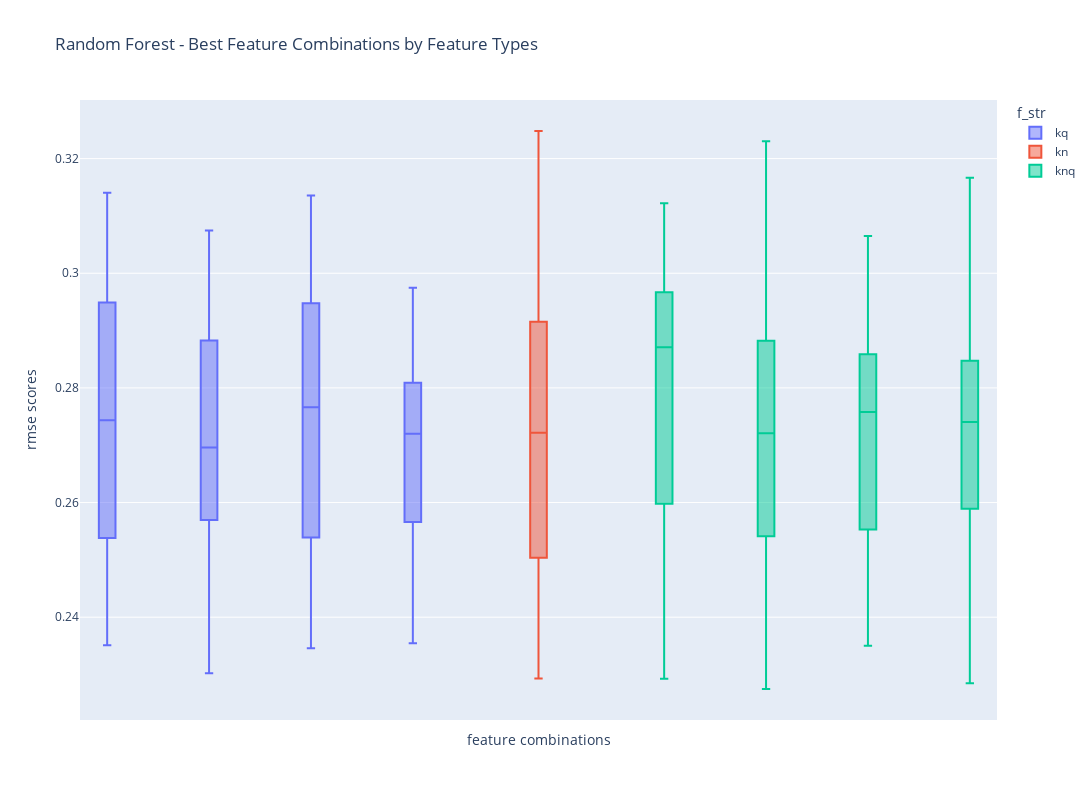

Write notebook code for a chart like this one.
### Code cell
fig = px.box(df_metrics[(df_metrics['features'].isin(x)) & (df_metrics['model'] == 'rf')], x='features',
             y='rmse_scores', title='RMSE Boxplot of Best Feature Combinations', color='f_str')
fig.update_layout(height=800, width=1100,
                  title_text="Random Forest - Best Feature Combinations by Feature Types",
                  xaxis_title="feature combinations", yaxis_title="rmse scores")
fig.update_xaxes(showticklabels=False)
fig.show()

### Figure 1 — Plotly figure (JSON) as saved in the notebook; plotly's stock layout.template omitted (floating-point values rounded to 4 significant figures)
{"data": [{"alignmentgroup": "True", "hovertemplate": "f_str=kq<br>features=%{x}<br>rmse_scores=%{y}<extra></extra>", "legendgroup": "kq", "marker": {"color": "#636efa"}, "name": "kq", "notched": false, "offsetgroup": "kq", "orientation": "v", "showlegend": true, "type": "box", "x": ["f_2_query_length,f_5_num_results", "f_2_query_length,f_5_num_results", "f_2_query_length,f_5_num_results", "f_2_query_length,f_5_num_results", "f_2_query_length,f_5_num_results", "f_4_has_special_char,f_5_num_results", "f_4_has_special_char,f_5_num_results", "f_4_has_special_char,f_5_num_results", "f_4_has_special_char,f_5_num_results", "f_4_has_special_char,f_5_num_results", "f_2_query_length,f_4_has_special_char,f_5_num_results", "f_2_query_length,f_4_has_special_char,f_5_num_results", "f_2_query_length,f_4_has_special_char,f_5_num_results", "f_2_query_length,f_4_has_special_char,f_5_num_results", "f_2_query_length,f_4_has_special_char,f_5_num_results", "f_1_num_of_terms,f_2_query_length,f_3_has_numbers,f_4_has_special_char,f_5_num_results", "f_1_num_of_terms,f_2_query_length,f_3_has_numbers,f_4_has_special_char,f_5_num_results", "f_1_num_of_terms,f_2_query_length,f_3_has_numbers,f_4_has_special_char,f_5_num_results", "f_1_num_of_terms,f_2_query_length,f_3_has_numbers,f_4_has_special_char,f_5_num_results", "f_1_num_of_terms,f_2_query_length,f_3_has_numbers,f_4_has_special_char,f_5_num_results", "f_2_query_length,f_5_num_results", "f_2_query_length,f_5_num_results", "f_2_query_length,f_5_num_results", "f_2_query_length,f_5_num_results", "f_2_query_length,f_5_num_results", "f_4_has_special_char,f_5_num_results", "f_4_has_special_char,f_5_num_results", "f_4_has_special_char,f_5_num_results", "f_4_has_special_char,f_5_num_results", "f_4_has_special_char,f_5_num_results", "f_2_query_length,f_4_has_special_char,f_5_num_results", "f_2_query_length,f_4_has_special_char,f_5_num_results", "f_2_query_length,f_4_has_special_char,f_5_num_results", "f_2_query_length,f_4_has_special_char,f_5_num_results", "f_2_query_length,f_4_has_special_char,f_5_num_results", "f_1_num_of_terms,f_2_query_length,f_3_has_numbers,f_4_has_special_char,f_5_num_results", "f_1_num_of_terms,f_2_query_length,f_3_has_numbers,f_4_has_special_char,f_5_num_results", "f_1_num_of_terms,f_2_query_length,f_3_has_numbers,f_4_has_special_char,f_5_num_results", "f_1_num_of_terms,f_2_query_length,f_3_has_numbers,f_4_has_special_char,f_5_num_results", "f_1_num_of_terms,f_2_query_length,f_3_has_numbers,f_4_has_special_char,f_5_num_results"], "x0": " ", "xaxis": "x", "y": [0.2565, 0.2965, 0.2863, 0.2949, 0.314, 0.2676, 0.3038, 0.2788, 0.3074, 0.2883, 0.2578, 0.2967, 0.2866, 0.2948, 0.3136, 0.2651, 0.2975, 0.2692, 0.2809, 0.2884, 0.2351, 0.2538, 0.2716, 0.252, 0.2771, 0.2302, 0.257, 0.2666, 0.2548, 0.2716, 0.2346, 0.2525, 0.2743, 0.2539, 0.2789, 0.2355, 0.2566, 0.2748, 0.2511, 0.2772], "y0": " ", "yaxis": "y"}, {"alignmentgroup": "True", "hovertemplate": "f_str=kn<br>features=%{x}<br>rmse_scores=%{y}<extra></extra>", "legendgroup": "kn", "marker": {"color": "#EF553B"}, "name": "kn", "notched": false, "offsetgroup": "kn", "orientation": "v", "showlegend": true, "type": "box", "x": ["f_5_num_results,f_9_avg_semantic_score", "f_5_num_results,f_9_avg_semantic_score", "f_5_num_results,f_9_avg_semantic_score", "f_5_num_results,f_9_avg_semantic_score", "f_5_num_results,f_9_avg_semantic_score", "f_5_num_results,f_9_avg_semantic_score", "f_5_num_results,f_9_avg_semantic_score", "f_5_num_results,f_9_avg_semantic_score", "f_5_num_results,f_9_avg_semantic_score", "f_5_num_results,f_9_avg_semantic_score"], "x0": " ", "xaxis": "x", "y": [0.2439, 0.2916, 0.2978, 0.2721, 0.3248, 0.2293, 0.2553, 0.2722, 0.2504, 0.2913], "y0": " ", "yaxis": "y"}, {"alignmentgroup": "True", "hovertemplate": "f_str=knq<br>features=%{x}<br>rmse_scores=%{y}<extra></extra>", "legendgroup": "knq", "marker": {"color": "#00cc96"}, "name": "knq", "notched": false, "offsetgroup": "knq", "orientation": "v", "showlegend": true, "type": "box", "x": ["f_4_has_special_char,f_5_num_results,f_8_max_semantic_score", "f_4_has_special_char,f_5_num_results,f_8_max_semantic_score", "f_4_has_special_char,f_5_num_results,f_8_max_semantic_score", "f_4_has_special_char,f_5_num_results,f_8_max_semantic_score", "f_4_has_special_char,f_5_num_results,f_8_max_semantic_score", "f_4_has_special_char,f_5_num_results,f_9_avg_semantic_score", "f_4_has_special_char,f_5_num_results,f_9_avg_semantic_score", "f_4_has_special_char,f_5_num_results,f_9_avg_semantic_score", "f_4_has_special_char,f_5_num_results,f_9_avg_semantic_score", "f_4_has_special_char,f_5_num_results,f_9_avg_semantic_score", "f_2_query_length,f_4_has_special_char,f_5_num_results,f_8_max_semantic_score", "f_2_query_length,f_4_has_special_char,f_5_num_results,f_8_max_semantic_score", "f_2_query_length,f_4_has_special_char,f_5_num_results,f_8_max_semantic_score", "f_2_query_length,f_4_has_special_char,f_5_num_results,f_8_max_semantic_score", "f_2_query_length,f_4_has_special_char,f_5_num_results,f_8_max_semantic_score", "f_4_has_special_char,f_5_num_results,f_6_max_title_score,f_8_max_semantic_score", "f_4_has_special_char,f_5_num_results,f_6_max_title_score,f_8_max_semantic_score", "f_4_has_special_char,f_5_num_results,f_6_max_title_score,f_8_max_semantic_score", "f_4_has_special_char,f_5_num_results,f_6_max_title_score,f_8_max_semantic_score", "f_4_has_special_char,f_5_num_results,f_6_max_title_score,f_8_max_semantic_score", "f_4_has_special_char,f_5_num_results,f_8_max_semantic_score", "f_4_has_special_char,f_5_num_results,f_8_max_semantic_score", "f_4_has_special_char,f_5_num_results,f_8_max_semantic_score", "f_4_has_special_char,f_5_num_results,f_8_max_semantic_score", "f_4_has_special_char,f_5_num_results,f_8_max_semantic_score", "f_4_has_special_char,f_5_num_results,f_9_avg_semantic_score", "f_4_has_special_char,f_5_num_results,f_9_avg_semantic_score", "f_4_has_special_char,f_5_num_results,f_9_avg_semantic_score", "f_4_has_special_char,f_5_num_results,f_9_avg_semantic_score", "f_4_has_special_char,f_5_num_results,f_9_avg_semantic_score", "f_2_query_length,f_4_has_special_char,f_5_num_results,f_8_max_semantic_score", "f_2_query_length,f_4_has_special_char,f_5_num_results,f_8_max_semantic_score", "f_2_query_length,f_4_has_special_char,f_5_num_results,f_8_max_semantic_score", "f_2_query_length,f_4_has_special_char,f_5_num_results,f_8_max_semantic_score", "f_2_query_length,f_4_has_special_char,f_5_num_results,f_8_max_semantic_score", "f_4_has_special_char,f_5_num_results,f_6_max_title_score,f_8_max_semantic_score", "f_4_has_special_char,f_5_num_results,f_6_max_title_score,f_8_max_semantic_score", "f_4_has_special_char,f_5_num_results,f_6_max_title_score,f_8_max_semantic_score", "f_4_has_special_char,f_5_num_results,f_6_max_title_score,f_8_max_semantic_score", "f_4_has_special_char,f_5_num_results,f_6_max_title_score,f_8_max_semantic_score"], "x0": " ", "xaxis": "x", "y": [0.292, 0.2967, 0.3005, 0.2937, 0.3122, 0.2423, 0.2882, 0.2968, 0.2677, 0.323, 0.2652, 0.2806, 0.2859, 0.2863, 0.3065, 0.2682, 0.2869, 0.2844, 0.2768, 0.3167, 0.2293, 0.2493, 0.2729, 0.2598, 0.2823, 0.2275, 0.2541, 0.2765, 0.2543, 0.2875, 0.235, 0.2553, 0.271, 0.2546, 0.2806, 0.2285, 0.2561, 0.2714, 0.2589, 0.2847], "y0": " ", "yaxis": "y"}], "layout": {"boxmode": "group", "height": 800, "legend": {"title": {"text": "f_str"}, "tracegroupgap": 0}, "title": {"text": "Random Forest - Best Feature Combinations by Feature Types"}, "width": 1100, "xaxis": {"anchor": "y", "autorange": true, "domain": [0, 1], "range": [-0.5, 8.5], "showticklabels": false, "title": {"text": "feature combinations"}, "type": "category"}, "yaxis": {"anchor": "x", "autorange": true, "domain": [0, 1], "range": [0.2221, 0.3302], "title": {"text": "rmse scores"}, "type": "linear"}}}
